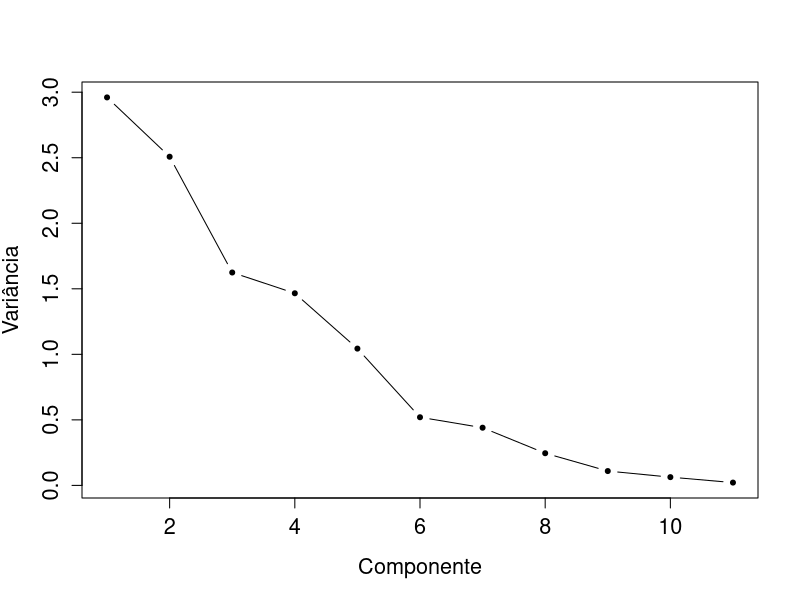

Write R code to recreate this figure.
## ---- chunk 1
knitr::opts_chunk$set(echo = TRUE)
## ---- chunk 2
dados=read.csv2("Dados.csv")
## ---- chunk 3
bartlett.test(dados)

n=nrow(dados)
p=ncol(dados)
R=det(cor(dados))

X2=-((n-1)-(2*p+5)/6)*log(R);
X2

v=p*(p-1)/2
teste=qchisq(0.05,v)

X2>teste  #O modelo é apropriado para a análise fatorial pelo teste de Bartlett de esfericidade

kmo = function(x)
{
  x = subset(x, complete.cases(x))
  r = cor(x)
  r2 = r^2 
  i = solve(r) 
  d = diag(i) 
  p2 = (-i/sqrt(outer(d, d)))^2 
  diag(r2) <- diag(p2) <- 0 
  KMO = sum(r2)/(sum(r2)+sum(p2))
  MSA = colSums(r2)/(colSums(r2)+colSums(p2))
  return(list(KMO=KMO, MSA=MSA))
}

kmo(dados)
## ---- chunk 4
#Componentes principais:
acpcor=prcomp(dados, scale = TRUE)
summary(acpcor)
## ---- chunk 5
plot(1:ncol(dados), acpcor$sdev^2, type = "b", xlab = "Componente",
     ylab = "Variância", pch = 20, cex.axis = 1.3, cex.lab = 1.3)
## ---- chunk 6
k <- 6 #6 fatores selecionados
carfat = acpcor$rotation[, 1:k] %*% diag(acpcor$sdev[1:k])
carfatr = varimax(carfat)
